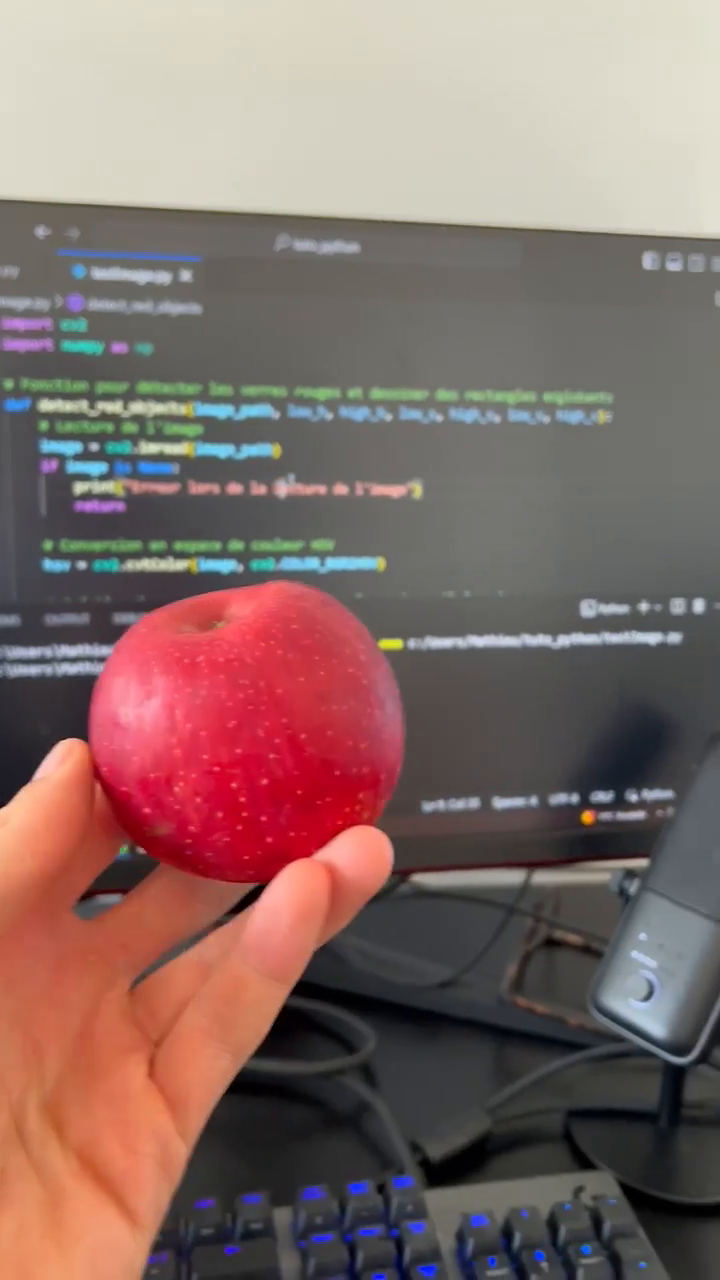
#> input picture frame 33 of images/pomme_video.mp4, 720 x 1280 px
$ python traitement_video.py
#> lines starting #> are read from the running program, lines starting #| are printed output that depends on the picture; after the words box and inside, x2 and y2 are one past the last pixel; in counts of white or black regions, pixels touching at a corner belong together
import numpy as np
import cv2

# Ouvrir le flux vidéo
cap = cv2.VideoCapture('images\pomme_video.mp4')

# Vérifier si la vidéo a été chargée correctement
if not cap.isOpened():
    print("Erreur : Impossible d'ouvrir le flux vidéo")
    exit()

# Boucle de lecture vidéo
while True:
    ret, frame = cap.read()  # lire une frame de la vidéo
#> frame is the input picture: shape (1280, 720, 3); mean B, G, R 104.2, 108.2, 132.1
    if not ret:
        print("Erreur : Impossible de lire la vidéo ou fin de la vidéo atteinte")
        break

    # Convertir la frame de BGR à HSV
    frame_hsv = cv2.cvtColor(frame, cv2.COLOR_BGR2HSV)
#> frame_hsv: shape (1280, 720, 3); mean H, S, V 58.6, 57.4, 136.2

    # Définir la plage de la couleur rouge en HSV
    lower_red = np.array([168, 25, 25])
    upper_red = np.array([180, 255, 255])

    # Créer un masque pour isoler les parties rouges de la frame
    mask_red = cv2.inRange(frame_hsv, lower_red, upper_red)
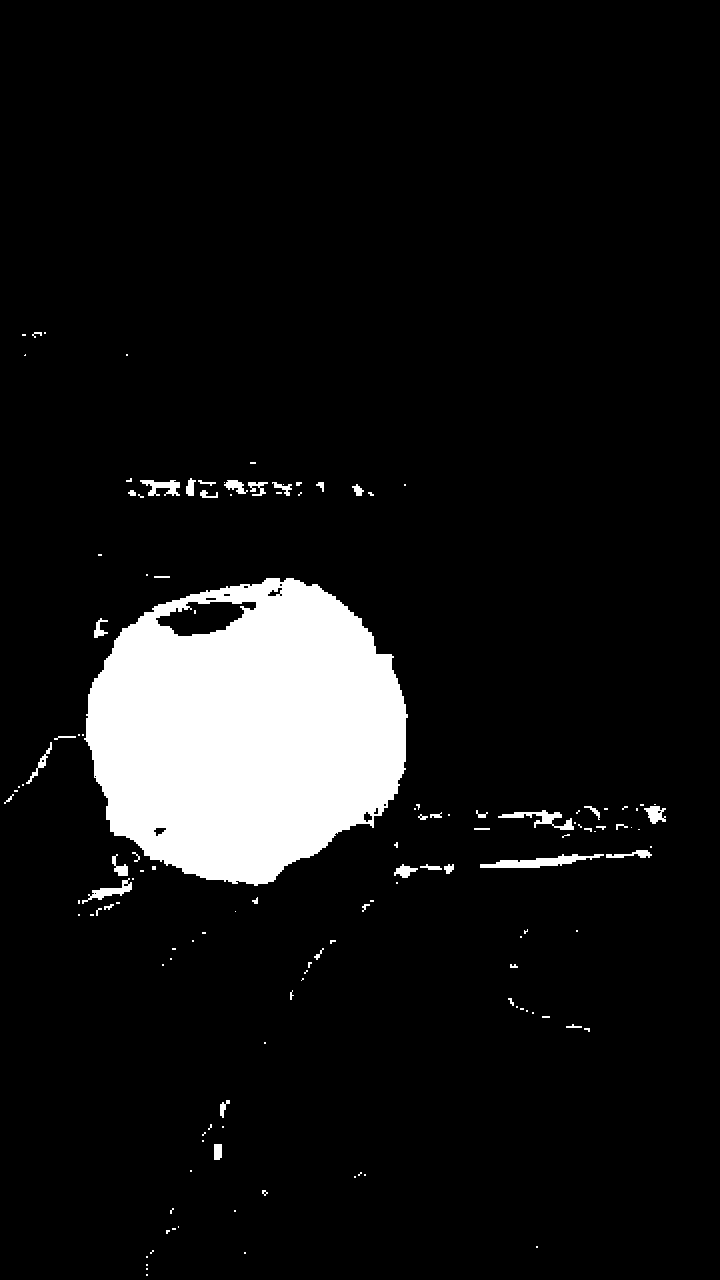
#> mask_red: shape (1280, 720); 8.6% white; 136 white regions (88 under 20 px), largest, box (x1, y1, x2, y2) and area: (84, 578, 408, 886) 73198, (480, 854, 604, 868) 804, (498, 810, 574, 830) 504

    # Appliquer le masque à la frame
    result_red = cv2.bitwise_and(frame, frame, mask=mask_red)
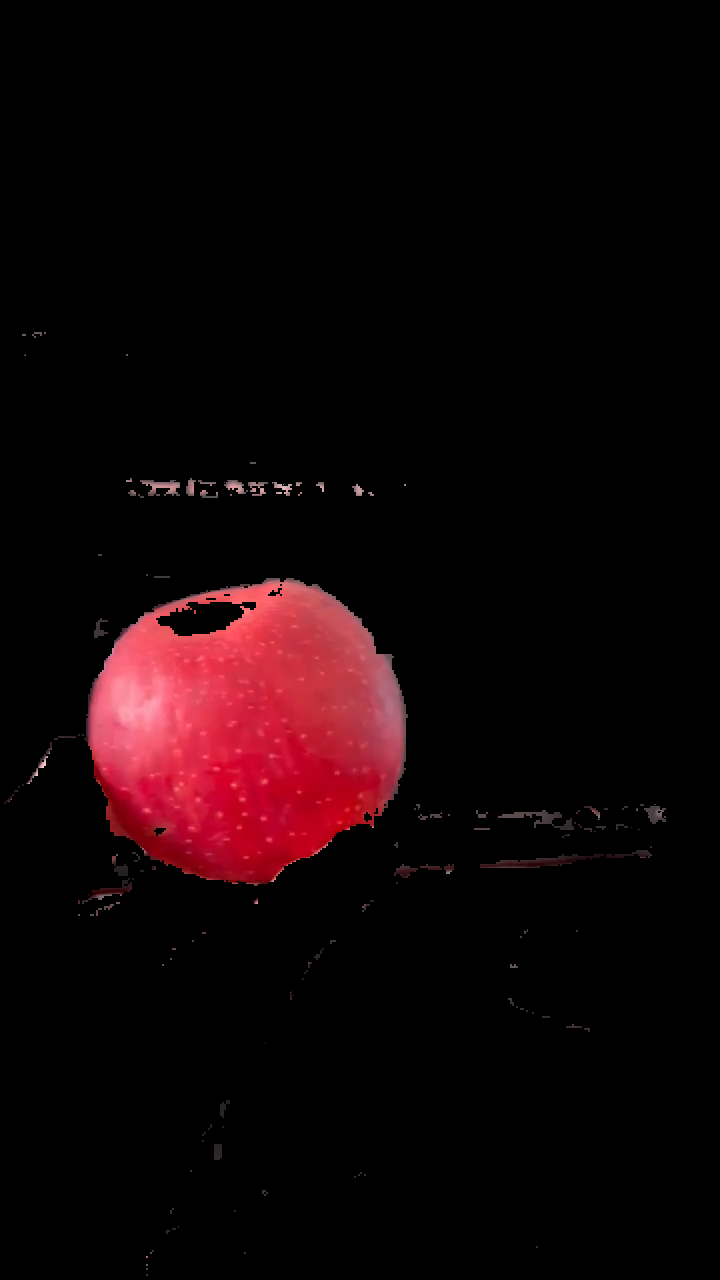
#> result_red: shape (1280, 720, 3); mean B, G, R 6, 4.2, 16.6

    # Afficher le résultat
    cv2.imshow('Frame traitée', result_red)

    # Arrêter la lecture si la touche 'q' est pressée
    if cv2.waitKey(1) & 0xFF == ord('q'):
#> (key q is pressed here)
        break

# Libérer le flux vidéo et fermer toutes les fenêtres
cap.release()
cv2.destroyAllWindows()

$ run again, starting later in the video
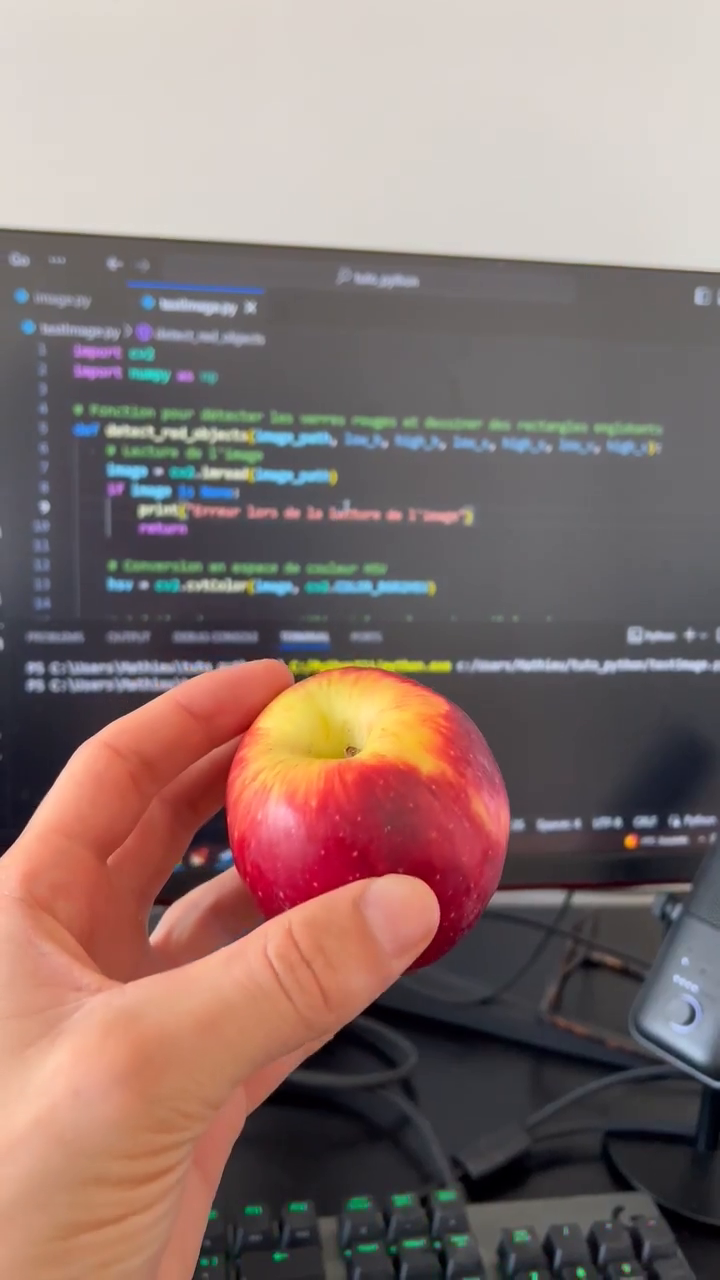
#> input picture frame 267 of images/pomme_video.mp4, 720 x 1280 px
#> frame is the input picture: shape (1280, 720, 3); mean B, G, R 111.1, 114.8, 135.3
#> frame_hsv: shape (1280, 720, 3); mean H, S, V 76.9, 56.7, 140
#> `mask_red = cv2.inRange(frame_hsv, lower_red, upper_red)`:
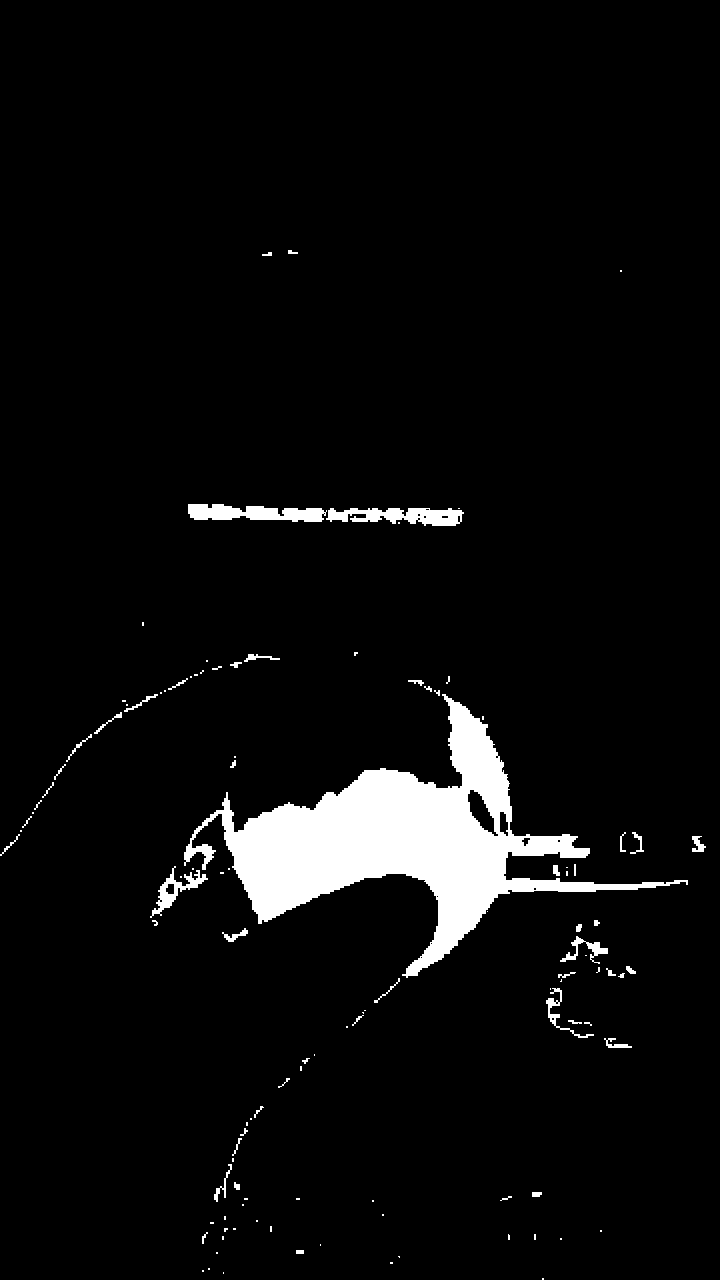
#> mask_red: shape (1280, 720); 4.8% white; 114 white regions (62 under 20 px), largest, box (x1, y1, x2, y2) and area: (184, 694, 688, 978) 37055, (188, 504, 327, 522) 1709, (326, 508, 464, 526) 1621
#> `result_red = cv2.bitwise_and(frame, frame, mask=mask_red)`:
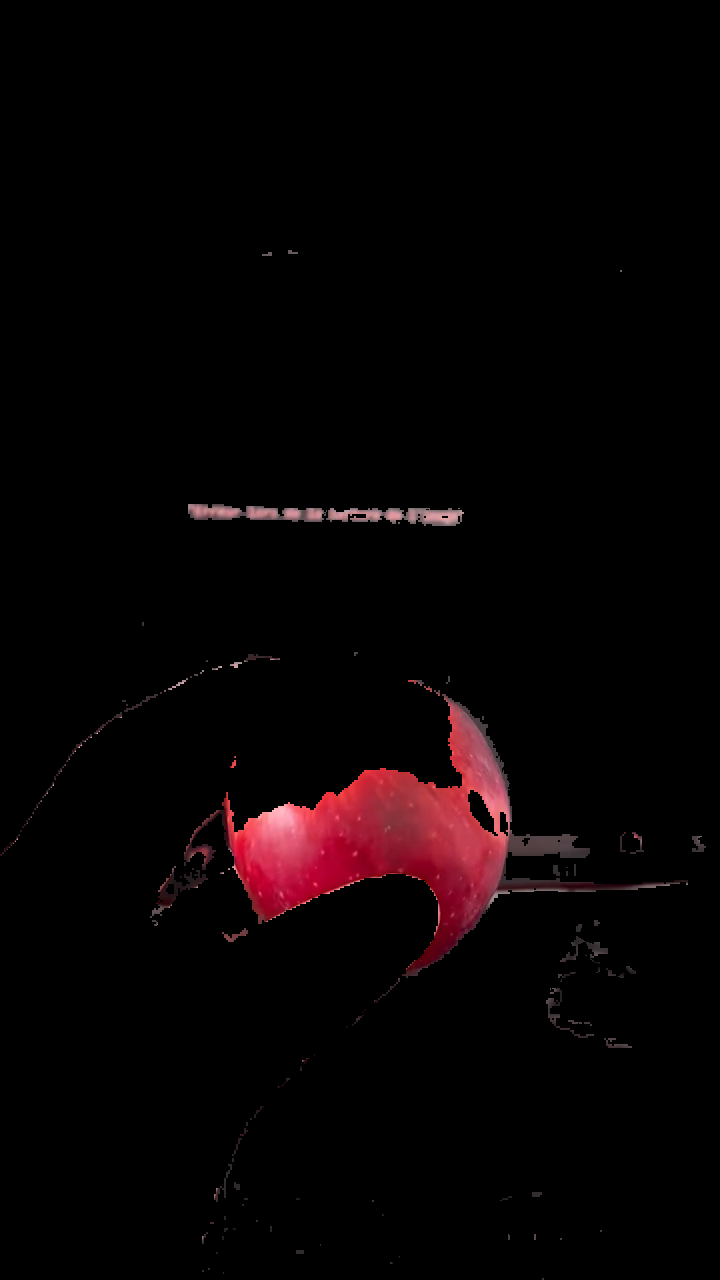
#> result_red: shape (1280, 720, 3); mean B, G, R 3.3, 2.5, 7.6
